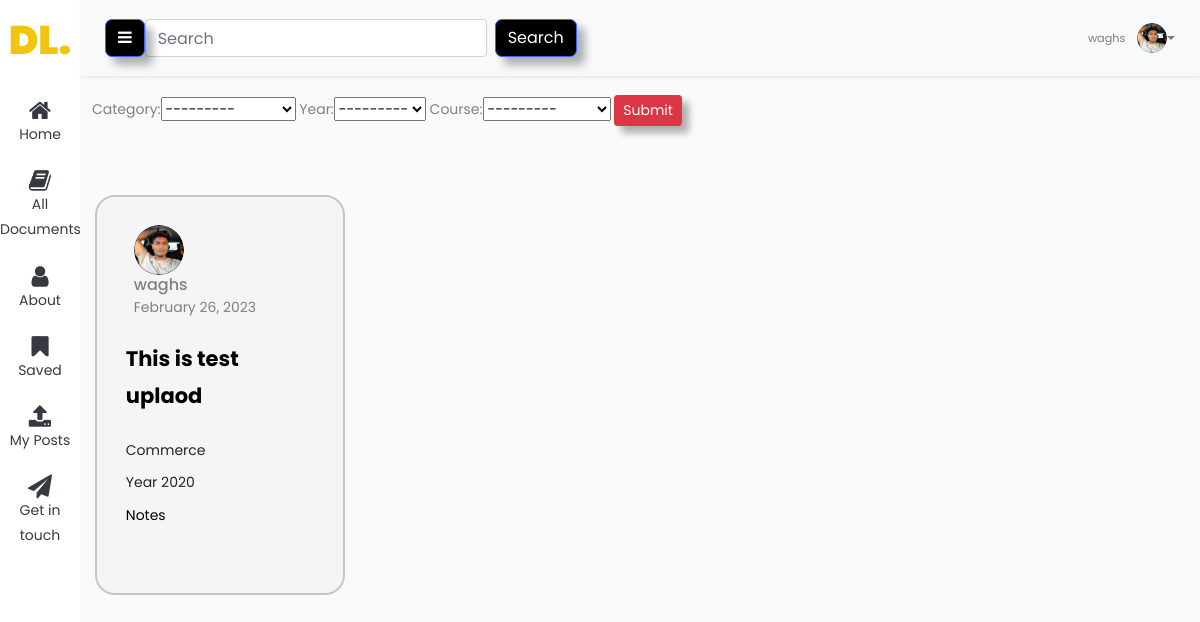
/filterNotes (signed in), run on the app's committed database.
### users/models.py (models this page shows, shortened)
class Profile(models.Model):
    user = models.OneToOneField(User, on_delete=models.CASCADE)
    image = models.ImageField(default='default.jpg', upload_to='profile_pics')
    Stream = models.CharField(max_length=100)

### blog/models.py (models this page shows, shortened)
class Document2(models.Model):
    description = models.CharField(max_length=255, blank=True)
    pdf = models.FileField(upload_to='pdf/', null=True)
    date_posted = models.DateTimeField(default=timezone.now)
    category = models.ForeignKey(Category2, on_delete=models.CASCADE, related_name='documents')
    author = models.ForeignKey(User, on_delete=models.CASCADE, null=True)
    favourites = models.ManyToManyField(User, related_name='favourite_documents', default=None, blank=True)
    stream = models.ForeignKey(Stream, on_delete=models.CASCADE, null=True)
    year = models.ForeignKey(Year, on_delete=models.CASCADE, default=2020)
    course = models.ForeignKey(Course, on_delete=models.CASCADE, default=1)

class Stream(models.Model):
    name = models.CharField(max_length=255)
    def __str__(self):
        return self.name

class Year(models.Model):
    classof = models.IntegerField()
    def __str__(self):
        return f"Year {self.classof}"

class Category2(models.Model):
    name = models.CharField(max_length=255, blank=True)
    def __str__(self):
        return self.name

### blog/views.py (the view)
# urls.py: path('filterNotes', views.Notes, name='filter-Notes'),
def Notes(request):
    first_category = Category2.objects.get(name='Notes')
    document2 = Document2.objects.filter(category=first_category)
    document2_filter = Document2Filter4(request.GET, queryset=document2)
    filtered_documents = document2_filter.qs.filter(category=first_category)
    context = {}
    if filtered_documents.exists():
        context['document2_filter'] = document2_filter
    else:
        print("No documents found for category 'Science'")
        context['document2_filter'] = Document2.objects.none()
    return render(request, "blog/Notes.html", context)

### blog/models.py (called while the page is built)
    def __str__(self):
        return self.name

### blog/templates/blog/Notes.html (shortened to what this page needs)
{% extends "blog/basewithsidebar.html" %}
{% block content %}
<div class=" ">
    <form method="get">
        {{ document2_filter.form  }}
        <button class="btn btn-sm btn-danger" type="submit">Submit</button>
    </form>
</div>
{% if document2_filter %}
{% for document in document2_filter.qs %}
  <div class="col-md-3 mt-5 d-flex justify-content-center">
    <div class="card mt-3">
    <div class="px-2 " >
      <img class="rounded-circle shadow-4-strong" width="50px" src="{{ document.author.profile.image.url }}" alt="">
        </div>
    <div class="ms-2 c-details">
        <h6 class="mb-0">{{ user.username }}</h6> <span>{{ document.date_posted|date:"F d, Y" }}</span>
    </div>
		<div class="card-details">
		  <p class="text-title">{{ document.description }}</p>
		  <p class="text-body  ">{{document.stream}}</p>
		  <p class="text-body  ">{{document.year}}</p>
      <p href="{% url 'category' document.category%}">{{ document.category}}</p>
		</div>
	  </div>
</div>
{% endfor %}
{% else %}
    <h2>No documents found for category 'Science'</h2>
    <h1 style="color:#f1c50e;"> Click the submit button again</h1>
{% endif %}
{% endblock content %}

### blog/templates/blog/basewithsidebar.html (shortened to what this page needs)
{% load static %}
<!doctype html>
<html lang="en">
  <head>
  <link rel="stylesheet" href="https://cdnjs.cloudflare.com/ajax/libs/twitter-bootstrap/5.1.3/css/bootstrap.min.css">
	<link rel="stylesheet" href="https://stackpath.bootstrapcdn.com/font-awesome/4.7.0/css/font-awesome.min.css">
  </head>
  <body>
		<div class="wrapper d-flex align-items-stretch">
			<nav id="sidebar" class="active">
				<h1><a href="{% url 'blog-home' %}" class="logo" style="color: #f1c50e;">DL.</a></h1>
        <ul class="list-unstyled components mb-5 ">
          <li class="active ">
            <a href="{% url 'blog-home' %}" class="text-dark"><span class="fa fa-home"></span>Home</a>
          </li>
          <li class="active ">
            <a href="{% url 'helpme-home2' %}" class="text-dark"><span class="fa fa-book"></span> All Documents</a>
          </li>
          <li>
              <a  href="{% url 'profile' %}" class="text-dark"><span class="fa fa-user"></span> About</a>
          </li>
          <li>
            <a href="{% url 'favourite_list' %}" class="text-dark"><span class="fa fa-bookmark"></span>Saved</a>
          </li>
          <li>
            <a href="{% url 'userpost' %}" class="text-dark"><span class="fa fa-upload"></span> My Posts</a>
          </li>
          <li>
            <a href="{% url 'user_info' %}" class="text-dark"><span class="fa fa-paper-plane"></span>Get in touch</a>
          </li>
        </ul>
    	</nav>
      <div id="content" class="">
        <nav class="navbar navbar-expand-lg navbar-light bg-light">
          <div class="container-fluid">
              <button type="button" id="sidebarCollapse" class="btn btn-primary">
                  <i class="fa fa-bars"></i>
              </button>
              <form method="GET" action="/search" class="form-inline my-2 my-lg-0">
                  <input class="form-control mr-sm-2" type="search" placeholder="Search" aria-label="Search" name="query" id="query">
                  <button class="btn btn-primary" type="submit">Search</button>
              </form>
              <div class="collapse navbar-collapse" id="navbarSupportedContent" style="justify-content: flex-end;">
                  <ul class="navbar-nav ms-auto mb-2 mb-lg-0">
                      {% if user.is_authenticated %}
                      <li class="nav-item dropdown no-arrow">
                          <a class="nav-link dropdown-toggle" href="#" id="userDropdown" role="button" data-toggle="dropdown" aria-haspopup="true" aria-expanded="false">
                              <span class="mr-2 d-none d-lg-inline text-gray-600 small">{{ user.username }}</span>
                              <img class="img-profile rounded-circle" src="{{ user.profile.image.url }}" height="30" alt="Profile Image" loading="lazy">
                          </a>
                      </li>
                      {% endif %}
                  </ul>
              </div>
          </div>
      </nav>
        <div class="container">
            <div class="row"  >
                        {% block content %} {%endblock%}
              </div>
        </div>
		</div>
  </body>
</html>

### blog/templates/blog/Notes.html (style rules this page uses)
button { position: relative; font-size: 1.2em; padding: 0.7em 1.4em; background-color: #BF0426; text-decoration: none; border: none; border-radius: 0.5em; color: #DEDEDE; box-shadow: 0.5em 0.5em 0.5em rgba(0, 0, 0, 0.3); }
button::before { position: absolute; content: ''; height: 0; width: 0; top: 0; left: 0; background: linear-gradient(135deg, rgb(245 245 245) 0%, rgb(255 255 255) 50%, #ffc107 50%, #ffc107 60%); border-radius: 0 0 0.5em 0; box-shadow: 0.2em 0.2em 0.2em rgba(0, 0, 0, 0.3); transition: 0.3s; }
.card { width: 300px; height: 400px; border-radius: 20px; background: #f5f5f5; position: relative; padding: 1.8rem; border: 2px solid #c3c6ce; transition: 0.5s ease-out; overflow: visible; }
.card-details { color: black; height: 100%; gap: .5em; display: grid; place-content: center; }
.text-body { color: rgb(134, 134, 134); margin-bottom: 0%; }
.text-title { font-size: 1.5em; font-weight: bold; }

### data on the page
Document2: author.profile.image (picture), date_posted "February 26, 2023", description "This is test uplaod", stream "Commerce", year "Year 2020", category "Notes"

### other printed values
{{ user.username }} "waghs"
